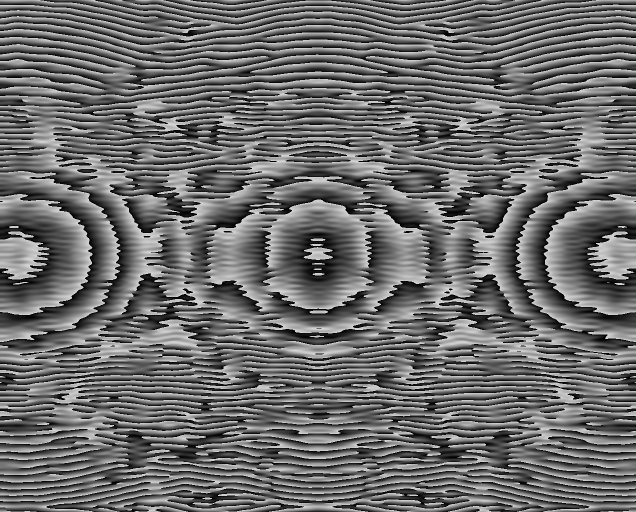
#> input picture test_4.bmp, 1272 x 1024 px (shown at 1/2 size)
$ python -i phase_retrieval_analyzer.py   (imports and definitions only)
#> lines starting #> are read from the running program, lines starting #| are printed output that depends on the picture
"""
相位恢复分析器 (PhaseRetrievalAnalyzer)

灵感来源:
- HCIPy (https://github.com/ehpor/hcipy) — 高对比度成像仿真中的相位恢复
- AOtools (https://github.com/AOtools/aotools) — 自适应光学相位恢复工具
- Gerchberg-Saxton 算法 — 经典迭代傅里叶相位恢复方法 (Gerchberg & Saxton, 1972)

算法原理:
- Gerchberg-Saxton (GS) 迭代相位恢复 — 在光瞳面和像面之间交替约束，
  通过 FFT/IFFT 迭代逼近真实相位分布
- Error Reduction (ER) — 经典 GS 算法，在光瞳面施加振幅约束
- Hybrid Input-Output (HIO) — Fienup 改进算法，引入反馈参数加速收敛
- Phase Unwrapping — 1D 相位解包裹，消除 2π 跳变
- Wavefront RMS — 从恢复的相位计算波前均方根误差
- Strehl Estimation — Maréchal 近似估计 Strehl 比

功能:
- 从光斑图像估计波前相位分布 (无需物理波前传感器)
- 支持 GS-ER 和 GS-HIO 两种迭代变体
- 计算波前 RMS 和 Strehl 比估计
- 提供像差模式分解 (类 Zernike 模式振幅)
- 收敛性监控与残差能量跟踪

依赖: numpy, opencv-python (仅用于图像预处理)
"""

import logging
from dataclasses import dataclass, field
from typing import Dict, List, Optional, Tuple

import cv2
import numpy as np

LOGGER = logging.getLogger("SpotZoom.PhaseRetrievalAnalyzer")

# 模块默认禁用标志
phase_retrieval_enabled: bool = False


@dataclass
class PhaseRetrievalReport:
    """相位恢复分析报告。"""
    phase_map: np.ndarray  # 恢复的相位图 (2D, 弧度)
    wavefront_rms: float  # 波前 RMS 误差 (弧度)
    strehl_estimate: float  # Strehl 比估计 (Maréchal 近似)
    convergence_history: List[float]  # 每次迭代的残差能量
    iteration_count: int  # 实际迭代次数
    is_converged: bool  # 是否收敛
    aberration_breakdown: Dict[str, float]  # 类 Zernike 模式振幅分解


class PhaseRetrievalAnalyzer:
    """相位恢复分析器。

    使用 Gerchberg-Saxton (GS) 迭代算法从光斑图像中恢复波前相位分布，
    实现无波前传感器的波前感知。

    GS 算法原理:
        1. 初始化随机相位 (或零相位)
        2. 前向传播: 相位 -> FFT -> 复振幅像面
        3. 像面约束: 用实测振幅替换计算振幅
        4. 逆向传播: IFFT -> 光瞳面复振幅
        5. 光瞳约束: 施加光瞳掩模 (孔径约束)
        6. 重复 2-5 直到收敛

    Parameters
    ----------
    grid_size : int
        内部计算网格尺寸 (像素)。建议使用 2 的幂次。
    max_iterations : int
        最大 GS 迭代次数。
    convergence_threshold : float
        收敛判定阈值 (残差能量变化率)。
    algorithm : str
        算法类型: "er" (Error Reduction) 或 "hio" (Hybrid Input-Output)。
    hio_beta : float
        HIO 算法的反馈参数 beta (仅 algorithm="hio" 时有效)。
    wavelength_m : float
        波长 (米)，用于物理单位换算。
    pixel_pitch_m : float
        像素间距 (米)，用于物理单位换算。
    """

    def __init__(
        self,
        grid_size: int = 128,
        max_iterations: int = 50,
        convergence_threshold: float = 1e-4,
        algorithm: str = "er",
        hio_beta: float = 0.9,
        wavelength_m: float = 632.8e-9,
        pixel_pitch_m: float = 5.0e-6,
    ):
        self.grid_size = int(grid_size)
        self.max_iterations = int(max_iterations)
        self.convergence_threshold = float(convergence_threshold)
        self.algorithm = algorithm.lower().strip()
        self.hio_beta = float(hio_beta)
        self.wavelength_m = float(wavelength_m)
        self.pixel_pitch_m = float(pixel_pitch_m)

        if self.algorithm not in ("er", "hio"):
            raise ValueError(f"algorithm 必须为 'er' 或 'hio'，当前值: {self.algorithm}")
        if self.grid_size < 16:
            raise ValueError(f"grid_size 必须 >= 16，当前值: {self.grid_size}")

        # 预计算光瞳掩模 (圆形孔径)
        self._pupil_mask = self._create_pupil_mask(self.grid_size)
        self._pupil_mask_float = self._pupil_mask.astype(np.float64)

        # 内部状态
        self._last_phase: Optional[np.ndarray] = None
        self._convergence_history: List[float] = []

        LOGGER.info(
            "PhaseRetrievalAnalyzer: 初始化完成 (grid=%d, max_iter=%d, algo=%s)",
            self.grid_size, self.max_iterations, self.algorithm,
        )

    def analyze(
        self,
        image: np.ndarray,
        target_position: Optional[Tuple[float, float]] = None,
    ) -> PhaseRetrievalReport:
        """主分析入口: 从光斑图像恢复波前相位。

        Parameters
        ----------
        image : np.ndarray
            输入光斑图像 (灰度或 BGR)。
        target_position : Tuple[float, float] or None
            目标位置 (cx, cy)。为 None 时使用图像中心。

        Returns
        -------
        PhaseRetrievalReport
            相位恢复分析报告。
        """
        try:
            # 预处理图像
            processed = self._preprocess_image(image, target_position)

            # 执行 GS 相位恢复
            phase_map, residual = self.retrieve_phase(processed, self.max_iterations)

            # 计算波前 RMS
            wavefront_rms = self._estimate_wavefront_rms(phase_map)

            # Strehl 比估计 (Maréchal 近似)
            strehl = float(np.exp(-(wavefront_rms) ** 2))

            # 像差模式分解
            aberration_breakdown = self._decompose_aberrations(phase_map)

            # 收敛判定
            is_converged = False
            if len(self._convergence_history) >= 10:
                recent = self._convergence_history[-10:]
                rate = abs(recent[-1] - recent[0]) / max(abs(recent[0]), 1e-12)
                is_converged = rate < self.convergence_threshold

            self._last_phase = phase_map

            LOGGER.info(
                "PhaseRetrievalAnalyzer: 分析完成 (RMS=%.4f rad, Strehl=%.4f, "
                "迭代=%d, 收敛=%s)",
                wavefront_rms, strehl, len(self._convergence_history),
                "是" if is_converged else "否",
            )

            return PhaseRetrievalReport(
                phase_map=phase_map,
                wavefront_rms=round(wavefront_rms, 6),
                strehl_estimate=round(strehl, 6),
                convergence_history=list(self._convergence_history),
                iteration_count=len(self._convergence_history),
                is_converged=is_converged,
                aberration_breakdown=aberration_breakdown,
            )

        except Exception as e:
            LOGGER.error("PhaseRetrievalAnalyzer: 分析失败: %s", e)
            return self._empty_report()

    def retrieve_phase(
        self,
        image: np.ndarray,
        max_iterations: int = 50,
    ) -> Tuple[np.ndarray, float]:
        """核心 GS 迭代相位恢复算法。

        Parameters
        ----------
        image : np.ndarray
            预处理后的光斑图像 (2D, 已归一化)。
        max_iterations : int
            最大迭代次数。

        Returns
        -------
        Tuple[np.ndarray, float]
            (恢复的相位图, 最终残差能量)。
        """
        max_iterations = min(int(max_iterations), self.max_iterations)
        size = self.grid_size

        # 确保图像尺寸匹配
        if image.shape[0] != size or image.shape[1] != size:
            image = cv2.resize(image, (size, size), interpolation=cv2.INTER_AREA)

        image = image.astype(np.float64)
        total = image.sum()
        if total < 1e-12:
            return np.zeros((size, size), dtype=np.float64), 1.0

        # 目标振幅 (实测光斑的平方根)
        target_amplitude = np.sqrt(image / total)

        # 初始化: 随机相位 + 光瞳约束
        np.random.seed(42)  # 可重复性
        phase = np.random.uniform(-np.pi, np.pi, (size, size)).astype(np.float64)
        phase *= self._pupil_mask_float

        # HIO 需要保存上一次光瞳面相位
        prev_pupil_phase = phase.copy()

        self._convergence_history = []

        for iteration in range(max_iterations):
            # 前向传播: 光瞳面 -> 像面
            pupil_field = self._pupil_mask_float * np.exp(1j * phase)
            image_field = np.fft.fftshift(np.fft.fft2(np.fft.ifftshift(pupil_field)))

            # 像面约束: 替换振幅，保留相位
            computed_amplitude = np.abs(image_field)
            new_image_field = target_amplitude * np.exp(1j * np.angle(image_field))

            # 逆向传播: 像面 -> 光瞳面
            new_pupil_field = np.fft.fftshift(np.fft.ifft2(np.fft.ifftshift(new_image_field)))

            # 计算残差能量
            residual = float(np.sum(
                (np.abs(new_pupil_field) - self._pupil_mask_float) ** 2
            ))
            self._convergence_history.append(residual)

            # 光瞳约束
            new_amplitude = np.abs(new_pupil_field)
            new_phase = np.angle(new_pupil_field)

            if self.algorithm == "hio":
                # Hybrid Input-Output
                outside_mask = self._pupil_mask_float < 0.5
                phase = np.where(
                    outside_mask,
                    prev_pupil_phase - self.hio_beta * new_amplitude * np.exp(1j * new_phase),
                    new_phase,
                ).real
                prev_pupil_phase = phase.copy()
            else:
                # Error Reduction
                phase = new_phase * self._pupil_mask_float

            # 提前收敛检查
            if iteration >= 10 and len(self._convergence_history) >= 10:
                recent = self._convergence_history[-10:]
                rate = abs(recent[-1] - recent[0]) / max(abs(recent[0]), 1e-12)
                if rate < self.convergence_threshold:
                    LOGGER.debug(
                        "PhaseRetrievalAnalyzer: 在第 %d 次迭代收敛", iteration + 1
                    )
                    break

        final_residual = self._convergence_history[-1] if self._convergence_history else 1.0
        return phase, final_residual

    # [19 lines left out: function _compute_psf, not called in this run]

    def _estimate_wavefront_rms(self, phase: np.ndarray) -> float:
        """从恢复的相位计算波前 RMS 误差。

        仅在光瞳孔径内计算，排除活塞项 (均值)。

        Parameters
        ----------
        phase : np.ndarray
            恢复的相位图。

        Returns
        -------
        float
            波前 RMS 误差 (弧度)。
        """
        mask = self._pupil_mask > 0
        if not np.any(mask):
            return 0.0

        phase_values = phase[mask]
        # 去除活塞 (均值)
        phase_values = phase_values - np.mean(phase_values)
        rms = float(np.sqrt(np.mean(phase_values ** 2)))
        return rms

    # [30 lines left out: function _unwrap_phase_1d, not called in this run]

    def _decompose_aberrations(self, phase: np.ndarray) -> Dict[str, float]:
        """将恢复的相位分解为类 Zernike 模式振幅。

        使用简单的矩方法估计低阶像差模式的振幅:
        - Tip/Tilt: 一阶矩 (质心偏移)
        - Defocus: 径向二阶矩
        - Astigmatism: 椭圆度
        - Coma: 非对称性

        Parameters
        ----------
        phase : np.ndarray
            恢复的相位图。

        Returns
        -------
        Dict[str, float]
            模式名称到振幅的映射。
        """
        mask = self._pupil_mask > 0
        if not np.any(mask) or phase.size == 0:
            return {}

        phase_values = phase.copy().astype(np.float64)
        phase_values[~mask] = 0.0

        # 去除活塞
        mean_phase = np.mean(phase_values[mask])
        phase_centered = phase_values - mean_phase

        size = phase.shape[0]
        cy, cx = size / 2.0, size / 2.0
        yy, xx = np.mgrid[:size, :size]
        dx = (xx - cx) / (size / 2.0)
        dy = (yy - cy) / (size / 2.0)

        # 归一化坐标
        dx_masked = dx[mask]
        dy_masked = dy[mask]
        phase_masked = phase_centered[mask]

        # Tip (X 倾斜): <phase * x>
        tip = float(np.mean(phase_masked * dx_masked))

        # Tilt (Y 倾斜): <phase * y>
        tilt = float(np.mean(phase_masked * dy_masked))

        # Defocus (离焦): <phase * r^2>
        r2 = dx_masked ** 2 + dy_masked ** 2
        defocus = float(np.mean(phase_masked * r2))

        # Astigmatism (像散): <phase * (x^2 - y^2)>
        astig_0 = float(np.mean(phase_masked * (dx_masked ** 2 - dy_masked ** 2)))

        # Astigmatism 45: <phase * 2*x*y>
        astig_45 = float(np.mean(phase_masked * 2.0 * dx_masked * dy_masked))

        # Coma X: <phase * (3r^2 - 2) * x>
        coma_x = float(np.mean(phase_masked * (3.0 * r2 - 2.0) * dx_masked))

        # Coma Y: <phase * (3r^2 - 2) * y>
        coma_y = float(np.mean(phase_masked * (3.0 * r2 - 2.0) * dy_masked))

        # Spherical (球差): <phase * (6r^4 - 6r^2 + 1)>
        spherical = float(np.mean(phase_masked * (6.0 * r2 ** 2 - 6.0 * r2 + 1.0)))

        breakdown = {
            "tip_x": round(tip, 6),
            "tilt_y": round(tilt, 6),
            "defocus": round(defocus, 6),
            "astigmatism_0": round(astig_0, 6),
            "astigmatism_45": round(astig_45, 6),
            "coma_x": round(coma_x, 6),
            "coma_y": round(coma_y, 6),
            "spherical": round(spherical, 6),
        }

        return breakdown

    def _create_pupil_mask(self, size: int) -> np.ndarray:
        """创建圆形光瞳掩模。

        Parameters
        ----------
        size : int
            网格尺寸。

        Returns
        -------
        np.ndarray
            二值光瞳掩模 (uint8)。
        """
        yy, xx = np.mgrid[:size, :size]
        cy, cx = size / 2.0, size / 2.0
        r = np.sqrt((xx - cx) ** 2 + (yy - cy) ** 2) / (size / 2.0)
        mask = (r <= 1.0).astype(np.uint8)
        return mask

    def _preprocess_image(
        self,
        image: np.ndarray,
        target_position: Optional[Tuple[float, float]] = None,
    ) -> np.ndarray:
        """预处理输入图像。

        Parameters
        ----------
        image : np.ndarray
            输入图像。
        target_position : Tuple[float, float] or None
            目标位置。

        Returns
        -------
        np.ndarray
            预处理后的图像 (2D float64, grid_size x grid_size)。
        """
        # 转灰度
        if image.ndim == 3:
            gray = cv2.cvtColor(image, cv2.COLOR_BGR2GRAY).astype(np.float64)
        else:
            gray = image.astype(np.float64)

        h, w = gray.shape

        # 裁剪中心区域
        crop_size = min(h, w)
        if crop_size < 8:
            raise ValueError(f"图像尺寸过小: {h}x{w}")

        y_start = (h - crop_size) // 2
        x_start = (w - crop_size) // 2
        crop = gray[y_start:y_start + crop_size, x_start:x_start + crop_size]

        # 调整到网格尺寸
        resized = cv2.resize(crop, (self.grid_size, self.grid_size),
                             interpolation=cv2.INTER_AREA)

        # 背景扣除
        bg = np.percentile(resized, 10)
        signal = np.maximum(resized - bg, 0.0)

        # 归一化
        total = signal.sum()
        if total > 1e-12:
            signal = signal / total

        return signal

    # [18 lines left out: functions _empty_report, reset, not called in this run]


# [70 lines not run here, left out]

>>> import cv2
>>> picture = cv2.imread('../test_4.bmp')
#> picture is the input picture: shape (1024, 1272, 3); min 0, max 213, mean 107.6
>>> result = PhaseRetrievalAnalyzer().analyze(picture)
#> in _preprocess_image, `resized = cv2.resize(crop, (self.grid_size, self.grid_size), interpola..`:
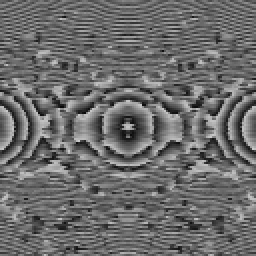
#> resized: shape (128, 128) float64 (shown 2 times larger); min 8.28, max 204.1, mean 107.6
#> in _preprocess_image, `bg = np.percentile(resized, 10)`: bg = 63.27
#> in _preprocess_image, `signal = np.maximum(resized - bg, 0.0)`:
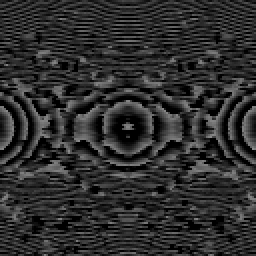
#> signal: shape (128, 128) float64 (shown 2 times larger); min 0, max 140.9, mean 46
#> in _preprocess_image, `total = signal.sum()`: total = 753938.6
#> in _preprocess_image, `signal = signal / total`:
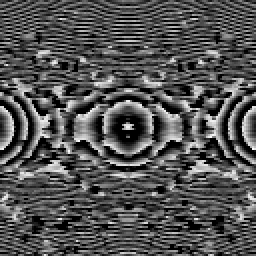
#> signal: shape (128, 128) float64 (shown 2 times larger); min 0, max 0.000187, mean 6.1e-05; drawn with min black and max white
#> in retrieve_phase, `total = image.sum()`: total = 1
#> in retrieve_phase, `target_amplitude = np.sqrt(image / total)`:
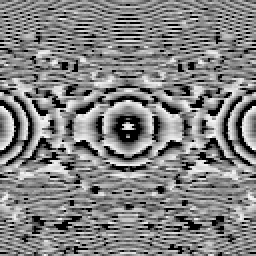
#> target_amplitude: shape (128, 128) float64 (shown 2 times larger); min 0, max 0.0137, mean 0.00702; drawn with min black and max white
#> the loop in retrieve_phase, `for iteration in range(max_iterations):` made 11 passes
#> (residual, rate) on pass 11: (12849.3, 5.5e-06)
#> pass 1, in retrieve_phase, `new_amplitude = np.abs(new_pupil_field)`:
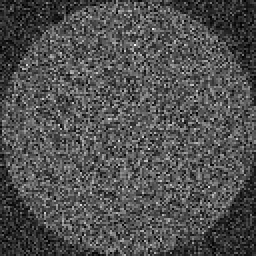
#> new_amplitude: shape (128, 128) float64 (shown 2 times larger); min 4.18e-07, max 0.000173, mean 5.51e-05; drawn with min black and max white
#> pass 2, in retrieve_phase, `computed_amplitude = np.abs(image_field)`:
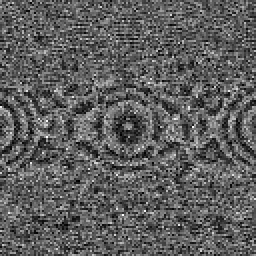
#> computed_amplitude: shape (128, 128) float64 (shown 2 times larger); min 0.693, max 281.6, mean 104.5; drawn with min black and max white
#> after the loop in retrieve_phase, `for iteration in range(max_iterations):`: self._convergence_history = [12849.4, 12849.3, 12849.3, 12849.3, 12849.3, 12849.3, 12849.3, 12849.3, 12849.3, 12849.3, 12849.3]
#> in retrieve_phase, `final_residual = self._convergence_history[-1] if self._convergence_hi..`: final_residual = 12849.3
#> in analyze, `phase_map, residual = self.retrieve_phase(processed, self.max_iteratio..`:
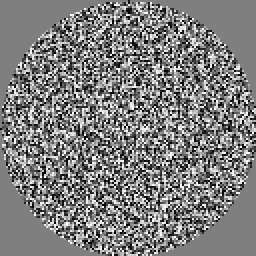
#> phase_map: shape (128, 128) float64 (shown 2 times larger); min -3.14, max 3.14, mean -0.0206; drawn with min black and max white
#> in _estimate_wavefront_rms, `phase_values = phase[mask]`: phase_values = 12851 values, max 3.14 at index 7399, min -3.14 at index 7824, mean -0.0263
#> in _estimate_wavefront_rms, `phase_values = phase_values - np.mean(phase_values)`: phase_values = 12851 values, max 3.17 at index 7399, min -3.11 at index 7824, mean -1.22e-17
#> in _estimate_wavefront_rms, `rms = float(np.sqrt(np.mean(phase_values ** 2)))`: rms = 1.81
#> in analyze, `strehl = float(np.exp(-(wavefront_rms) ** 2))`: strehl = 0.0374
#> in _decompose_aberrations, `mean_phase = np.mean(phase_values[mask])`: mean_phase = -0.0263
#> in _decompose_aberrations, `phase_masked = phase_centered[mask]`: phase_masked has the same summary as phase_values in _estimate_wavefront_rms
#> in _decompose_aberrations, `tip = float(np.mean(phase_masked * dx_masked))`: tip = -0.00326
#> in _decompose_aberrations, `tilt = float(np.mean(phase_masked * dy_masked))`: tilt = 0.00403
#> in _decompose_aberrations, `defocus = float(np.mean(phase_masked * r2))`: defocus = 0.000577
#> in _decompose_aberrations, `astig_0 = float(np.mean(phase_masked * (dx_masked ** 2 - dy_masked ** ..`: astig_0 = -0.0027
#> in _decompose_aberrations, `astig_45 = float(np.mean(phase_masked * 2.0 * dx_masked * dy_masked))`: astig_45 = -0.00359
#> in _decompose_aberrations, `coma_x = float(np.mean(phase_masked * (3.0 * r2 - 2.0) * dx_masked))`: coma_x = -0.00442
#> in _decompose_aberrations, `coma_y = float(np.mean(phase_masked * (3.0 * r2 - 2.0) * dy_masked))`: coma_y = 0.000745
#> in _decompose_aberrations, `spherical = float(np.mean(phase_masked * (6.0 * r2 ** 2 - 6.0 * r2 + 1..`: spherical = 0.00606
#> in _decompose_aberrations, `breakdown = { "tip_x": round(tip, 6), "tilt_y": round(tilt, 6), "defoc..`: breakdown = {'tip_x': -0.00326, 'tilt_y': 0.00402, 'defocus': 0.000577, 'astigmatism_0': -0.0027, 'astigmatism_45': -0.00359, 'coma_x': -0.00442, 'coma_y': 0.000745, 'spherical': 0.00606}
#> in analyze, `aberration_breakdown = self._decompose_aberrations(phase_map)`: aberration_breakdown has the same summary as breakdown in _decompose_aberrations
#> in analyze, `recent = self._convergence_history[-10:]`: recent = [12849.3, 12849.3, 12849.3, 12849.3, 12849.3, 12849.3, 12849.3, 12849.3, 12849.3, 12849.3]
#> in analyze, `rate = abs(recent[-1] - recent[0]) / max(abs(recent[0]), 1e-12)`: rate = 5.5e-06
#> in analyze, `is_converged = rate < self.convergence_threshold`: is_converged = True

$ run again, on Direct_Analytic_3Spots_1272x1024.bmp
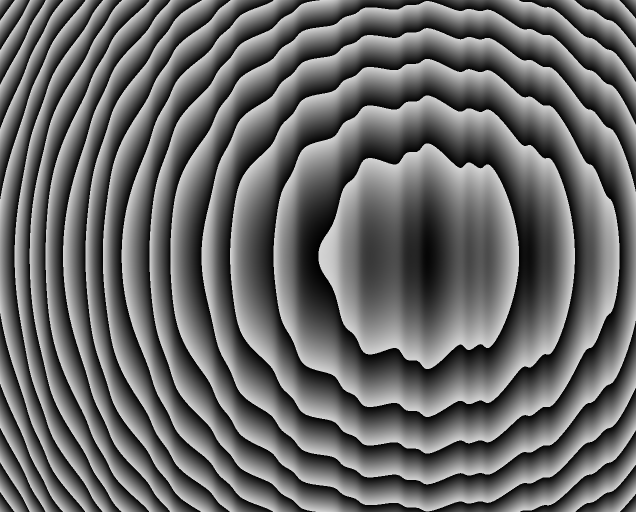
#> input picture Direct_Analytic_3Spots_1272x1024.bmp, 1272 x 1024 px (shown at 1/2 size)
#> picture is the input picture: shape (1024, 1272, 3); min 0, max 213, mean 105.1
#> bg = 33.38
#> in _preprocess_image, `total = signal.sum()`: total = 1184477.1
#> in retrieve_phase, `total = image.sum()`: total = 1
#> in retrieve_phase, `target_amplitude = np.sqrt(image / total)`:
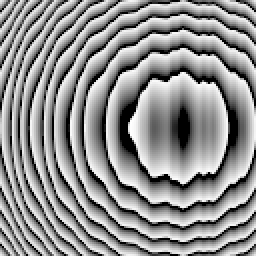
#> target_amplitude: shape (128, 128) float64 (shown 2 times larger); min 0, max 0.0122, mean 0.00697; drawn with min black and max white
#> the loop in retrieve_phase, `for iteration in range(max_iterations):` made 11 passes
#> (residual, rate) on pass 11: (12849.3, 5.22e-06)
#> after the loop in retrieve_phase, `for iteration in range(max_iterations):`: self._convergence_history = [12849.4, 12849.3, 12849.3, 12849.3, 12849.3, 12849.3, 12849.3, 12849.3, 12849.3, 12849.3, 12849.3]
#> final_residual = 12849.3
#> in analyze, `phase_map, residual = self.retrieve_phase(processed, self.max_iteratio..`:
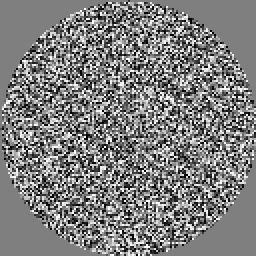
#> phase_map: shape (128, 128) float64 (shown 2 times larger); min -3.14, max 3.14, mean -0.00914; drawn with min black and max white
#> in _estimate_wavefront_rms, `phase_values = phase[mask]`: phase_values = 12851 values, max 3.14 at index 11489, min -3.14 at index 6538, mean -0.0116
#> in _estimate_wavefront_rms, `phase_values = phase_values - np.mean(phase_values)`: phase_values = 12851 values, max 3.15 at index 11489, min -3.13 at index 6538, mean 5.28e-17
#> rms = 1.82
#> strehl = 0.0359
#> mean_phase = -0.0116
#> phase_masked has the same summary as phase_values in _estimate_wavefront_rms
#> tip = 0.00054
#> tilt = 0.00123
#> defocus = 0.00635
#> astig_0 = -0.000875
#> astig_45 = 0.000855
#> coma_x = -0.00354
#> coma_y = 0.00655
#> spherical = -0.0012
#> breakdown = {'tip_x': 0.00054, 'tilt_y': 0.00123, 'defocus': 0.00635, 'astigmatism_0': -0.000875, 'astigmatism_45': 0.000855, 'coma_x': -0.00354, 'coma_y': 0.00655, 'spherical': -0.0012}
#> aberration_breakdown has the same summary as breakdown in _decompose_aberrations
#> in analyze, `recent = self._convergence_history[-10:]`: recent = [12849.3, 12849.3, 12849.3, 12849.3, 12849.3, 12849.3, 12849.3, 12849.3, 12849.3, 12849.3]
#> in analyze, `rate = abs(recent[-1] - recent[0]) / max(abs(recent[0]), 1e-12)`: rate = 5.22e-06
#> is_converged = True
